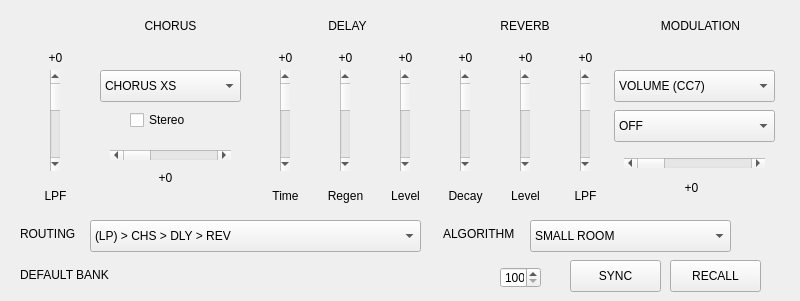
  <widget class="QWidget" name="centralwidget">
   <widget class="QComboBox" name="CONFIGURATION">
    <property name="geometry">
     <rect>
      <x>90</x>
      <y>220</y>
      <width>331</width>
      <height>32</height>
     </rect>
    </property>
    <property name="tabletTracking">
     <bool>true</bool>
    </property>
    <property name="focusPolicy">
     <enum>Qt::ClickFocus</enum>
    </property>
    <property name="toolTip">
     <string>Choose routing, there are some parallel and some sequential algorithms, note that some fx blocks may be disabled for some algorithms</string>
    </property>
    <property name="locale">
     <locale language="English" country="UnitedKingdom"/>
    </property>
    <item>
     <property name="text">
      <string>(LP) &gt; CHS &gt; DLY &gt; REV</string>
     </property>
    </item>
    <item>
     <property name="text">
      <string>(LP) &gt; CHS &gt; DLY   |   (LP) &gt; CHS &gt; REV</string>
     </property>
    </item>
    <item>
     <property name="text">
      <string>(LP) &gt; CHS &gt; REV   |   DLY</string>
     </property>
    </item>
    <item>
     <property name="text">
      <string>(LP) &gt; CHS &gt; REV   |   (LP) &gt; DLY</string>
     </property>
    </item>
    <item>
     <property name="text">
      <string>(LP) &gt; REV   |   CHS &gt; DLY</string>
     </property>
    </item>
    <item>
     <property name="text">
      <string>(LP) &gt; DLY   |   CHS &gt; REV</string>
     </property>
    </item>
    <item>
     <property name="text">
      <string>(LP) &gt; (CHS) &gt; DLY &gt; REV</string>
     </property>
    </item>
    <item>
     <property name="text">
      <string>(LP) &gt; (CHS) &gt; DLY   |   (LP) &gt; (CHS) &gt; REV</string>
     </property>
    </item>
    <item>
     <property name="text">
      <string>(LP) &gt; (CHS) &gt; REV   |   DLY</string>
     </property>
    </item>
    <item>
     <property name="text">
      <string>(LP) &gt; (CHS) &gt; REV   |   (LP) &gt; DLY</string>
     </property>
    </item>
    <item>
     <property name="text">
      <string>(LP) &gt; REV   |   (CHS) &gt; DLY</string>
     </property>
    </item>
    <item>
     <property name="text">
      <string>(LP) &gt; DLY   |   (CHS) &gt; REV</string>
     </property>
    </item>
    <item>
     <property name="text">
      <string>(LP) &gt; DLY &gt; REV   |   CHS</string>
     </property>
    </item>
    <item>
     <property name="text">
      <string>(LP) &gt; CHS &gt; XDLY</string>
     </property>
    </item>
    <item>
     <property name="text">
      <string>(LP) &gt; (CHS) &gt; XDLY</string>
     </property>
    </item>
   </widget>
   <widget class="QComboBox" name="CHRS_TYPE">
    <property name="geometry">
     <rect>
      <x>100</x>
      <y>70</y>
      <width>141</width>
      <height>32</height>
     </rect>
    </property>
    <property name="tabletTracking">
     <bool>true</bool>
    </property>
    <property name="focusPolicy">
     <enum>Qt::ClickFocus</enum>
    </property>
    <property name="toolTip">
     <string>Pitch FX types: choruses and flangers, the sizes mean the depth of effect</string>
    </property>
    <property name="locale">
     <locale language="English" country="UnitedKingdom"/>
    </property>
    <item>
     <property name="text">
      <string>CHORUS XS</string>
     </property>
    </item>
    <item>
     <property name="text">
      <string>CHORUS S</string>
     </property>
    </item>
    <item>
     <property name="text">
      <string>CHORUS M</string>
     </property>
    </item>
    <item>
     <property name="text">
      <string>CHORUS XM</string>
     </property>
    </item>
    <item>
     <property name="text">
      <string>CHORUS L</string>
     </property>
    </item>
    <item>
     <property name="text">
      <string>CHORUS XL</string>
     </property>
    </item>
    <item>
     <property name="text">
      <string>FLANGER XS</string>
     </property>
    </item>
    <item>
     <property name="text">
      <string>FLANGER S</string>
     </property>
    </item>
    <item>
     <property name="text">
      <string>FLANGER M</string>
     </property>
    </item>
    <item>
     <property name="text">
      <string>FLANGER XM</string>
     </property>
    </item>
    <item>
     <property name="text">
      <string>FLANGER L</string>
     </property>
    </item>
    <item>
     <property name="text">
      <string>FLANGER XL</string>
     </property>
    </item>
   </widget>
   <widget class="QCheckBox" name="CHRS_STEREO">
    <property name="geometry">
     <rect>
      <x>130</x>
      <y>110</y>
      <width>85</width>
      <height>20</height>
     </rect>
    </property>
    <property name="tabletTracking">
     <bool>true</bool>
    </property>
    <property name="focusPolicy">
     <enum>Qt::NoFocus</enum>
    </property>
    <property name="toolTip">
     <string>Switch between mono and stereo</string>
    </property>
    <property name="locale">
     <locale language="English" country="UnitedKingdom"/>
    </property>
    <property name="text">
     <string>Stereo</string>
    </property>
   </widget>
   <widget class="QLabel" name="DLY_TIME_T">
    <property name="geometry">
     <rect>
      <x>260</x>
      <y>180</y>
      <width>51</width>
      <height>31</height>
     </rect>
    </property>
    <property name="focusPolicy">
     <enum>Qt::NoFocus</enum>
    </property>
    <property name="toolTip">
     <string>Delay time in ms, note that for some algorithms the max time is 100ms, for others it's 400</string>
    </property>
    <property name="locale">
     <locale language="English" country="UnitedKingdom"/>
    </property>
    <property name="text">
     <string>Time</string>
    </property>
    <property name="alignment">
     <set>Qt::AlignCenter</set>
    </property>
    <property name="wordWrap">
     <bool>true</bool>
    </property>
   </widget>
   <widget class="QScrollBar" name="DLY_TIME">
    <property name="geometry">
     <rect>
      <x>280</x>
      <y>70</y>
      <width>10</width>
      <height>101</height>
     </rect>
    </property>
    <property name="tabletTracking">
     <bool>true</bool>
    </property>
    <property name="focusPolicy">
     <enum>Qt::ClickFocus</enum>
    </property>
    <property name="toolTip">
     <string>Delay time in ms, note that for some algorithms the max time is 100ms, for others it's 400</string>
    </property>
    <property name="locale">
     <locale language="English" country="UnitedKingdom"/>
    </property>
    <property name="minimum">
     <number>1</number>
    </property>
    <property name="maximum">
     <number>100</number>
    </property>
    <property name="orientation">
     <enum>Qt::Vertical</enum>
    </property>
    <property name="invertedAppearance">
     <bool>false</bool>
    </property>
    <property name="invertedControls">
     <bool>false</bool>
    </property>
   </widget>
   <widget class="QLabel" name="DLY_TIME_L">
    <property name="geometry">
     <rect>
      <x>250</x>
      <y>50</y>
      <width>71</width>
      <height>16</height>
     </rect>
    </property>
    <property name="focusPolicy">
     <enum>Qt::NoFocus</enum>
    </property>
    <property name="locale">
     <locale language="English" country="UnitedKingdom"/>
    </property>
    <property name="text">
     <string>+0</string>
    </property>
    <property name="alignment">
     <set>Qt::AlignCenter</set>
    </property>
   </widget>
   <widget class="QLabel" name="REV_MIX_T">
    <property name="geometry">
     <rect>
      <x>500</x>
      <y>180</y>
      <width>51</width>
      <height>31</height>
     </rect>
    </property>
    <property name="focusPolicy">
     <enum>Qt::NoFocus</enum>
    </property>
    <property name="toolTip">
     <string>Reverb level</string>
    </property>
    <property name="locale">
     <locale language="English" country="UnitedKingdom"/>
    </property>
    <property name="text">
     <string>Level</string>
    </property>
    <property name="alignment">
     <set>Qt::AlignCenter</set>
    </property>
    <property name="wordWrap">
     <bool>true</bool>
    </property>
   </widget>
   <widget class="QLabel" name="REV_MIX_L">
    <property name="geometry">
     <rect>
      <x>490</x>
      <y>50</y>
      <width>71</width>
      <height>16</height>
     </rect>
    </property>
    <property name="focusPolicy">
     <enum>Qt::NoFocus</enum>
    </property>
    <property name="locale">
     <locale language="English" country="UnitedKingdom"/>
    </property>
    <property name="text">
     <string>+0</string>
    </property>
    <property name="alignment">
     <set>Qt::AlignCenter</set>
    </property>
   </widget>
   <widget class="QScrollBar" name="REV_MIX">
    <property name="geometry">
     <rect>
      <x>520</x>
      <y>70</y>
      <width>10</width>
      <height>101</height>
     </rect>
    </property>
    <property name="tabletTracking">
     <bool>true</bool>
    </property>
    <property name="focusPolicy">
     <enum>Qt::ClickFocus</enum>
    </property>
    <property name="toolTip">
     <string>Reverb level</string>
    </property>
    <property name="locale">
     <locale language="English" country="UnitedKingdom"/>
    </property>
    <property name="minimum">
     <number>0</number>
    </property>
    <property name="maximum">
     <number>99</number>
    </property>
    <property name="sliderPosition">
     <number>0</number>
    </property>
    <property name="orientation">
     <enum>Qt::Vertical</enum>
    </property>
    <property name="invertedAppearance">
     <bool>false</bool>
    </property>
    <property name="invertedControls">
     <bool>false</bool>
    </property>
   </widget>
   <widget class="QLabel" name="DLY_REGEN_L">
    <property name="geometry">
     <rect>
      <x>310</x>
      <y>50</y>
      <width>71</width>
      <height>16</height>
     </rect>
    </property>
    <property name="focusPolicy">
     <enum>Qt::NoFocus</enum>
    </property>
    <property name="locale">
     <locale language="English" country="UnitedKingdom"/>
    </property>
    <property name="text">
     <string>+0</string>
    </property>
    <property name="alignment">
     <set>Qt::AlignCenter</set>
    </property>
   </widget>
   <widget class="QLabel" name="DLY_REGEN_T">
    <property name="geometry">
     <rect>
      <x>320</x>
      <y>180</y>
      <width>51</width>
      <height>31</height>
     </rect>
    </property>
    <property name="focusPolicy">
     <enum>Qt::NoFocus</enum>
    </property>
    <property name="locale">
     <locale language="English" country="UnitedKingdom"/>
    </property>
    <property name="text">
     <string>Regen</string>
    </property>
    <property name="alignment">
     <set>Qt::AlignCenter</set>
    </property>
    <property name="wordWrap">
     <bool>true</bool>
    </property>
   </widget>
   <widget class="QScrollBar" name="DLY_REGEN">
    <property name="geometry">
     <rect>
      <x>340</x>
      <y>70</y>
      <width>10</width>
      <height>101</height>
     </rect>
    </property>
    <property name="tabletTracking">
     <bool>true</bool>
    </property>
    <property name="focusPolicy">
     <enum>Qt::ClickFocus</enum>
    </property>
    <property name="toolTip">
     <string>Delay feedback amount</string>
    </property>
    <property name="locale">
     <locale language="English" country="UnitedKingdom"/>
    </property>
    <property name="minimum">
     <number>0</number>
    </property>
    <property name="maximum">
     <number>99</number>
    </property>
    <property name="orientation">
     <enum>Qt::Vertical</enum>
    </property>
    <property name="invertedAppearance">
     <bool>false</bool>
    </property>
    <property name="invertedControls">
     <bool>false</bool>
    </property>
   </widget>
   <widget class="QLabel" name="REV_DECAY_L">
    <property name="geometry">
     <rect>
      <x>430</x>
      <y>50</y>
      <width>71</width>
      <height>16</height>
     </rect>
    </property>
    <property name="focusPolicy">
     <enum>Qt::NoFocus</enum>
    </property>
    <property name="locale">
     <locale language="English" country="UnitedKingdom"/>
    </property>
    <property name="text">
     <string>+0</string>
    </property>
    <property name="alignment">
     <set>Qt::AlignCenter</set>
    </property>
   </widget>
   <widget class="QScrollBar" name="REV_DECAY">
    <property name="geometry">
     <rect>
      <x>460</x>
      <y>70</y>
      <width>10</width>
      <height>101</height>
     </rect>
    </property>
    <property name="tabletTracking">
     <bool>true</bool>
    </property>
    <property name="focusPolicy">
     <enum>Qt::ClickFocus</enum>
    </property>
    <property name="toolTip">
     <string>Reverb decay amount</string>
    </property>
    <property name="locale">
     <locale language="English" country="UnitedKingdom"/>
    </property>
    <property name="minimum">
     <number>0</number>
    </property>
    <property name="maximum">
     <number>99</number>
    </property>
    <property name="orientation">
     <enum>Qt::Vertical</enum>
    </property>
    <property name="invertedAppearance">
     <bool>false</bool>
    </property>
    <property name="invertedControls">
     <bool>false</bool>
    </property>
   </widget>
   <widget class="QLabel" name="REV_DECAY_T">
    <property name="geometry">
     <rect>
      <x>440</x>
      <y>180</y>
      <width>51</width>
      <height>31</height>
     </rect>
    </property>
    <property name="focusPolicy">
     <enum>Qt::NoFocus</enum>
    </property>
    <property name="locale">
     <locale language="English" country="UnitedKingdom"/>
    </property>
    <property name="text">
     <string>Decay</string>
    </property>
    <property name="alignment">
     <set>Qt::AlignCenter</set>
    </property>
    <property name="wordWrap">
     <bool>true</bool>
    </property>
   </widget>
   <widget class="QLabel" name="DLY_MIX_T">
    <property name="geometry">
     <rect>
      <x>380</x>
      <y>175</y>
      <width>51</width>
      <height>41</height>
     </rect>
    </property>
    <property name="focusPolicy">
     <enum>Qt::NoFocus</enum>
    </property>
    <property name="locale">
     <locale language="English" country="UnitedKingdom"/>
    </property>
    <property name="text">
     <string>Level</string>
    </property>
    <property name="alignment">
     <set>Qt::AlignCenter</set>
    </property>
    <property name="wordWrap">
     <bool>true</bool>
    </property>
   </widget>
   <widget class="QLabel" name="DLY_MIX_L">
    <property name="geometry">
     <rect>
      <x>370</x>
      <y>50</y>
      <width>71</width>
      <height>16</height>
     </rect>
    </property>
    <property name="focusPolicy">
     <enum>Qt::NoFocus</enum>
    </property>
    <property name="locale">
     <locale language="English" country="UnitedKingdom"/>
    </property>
    <property name="text">
     <string>+0</string>
    </property>
    <property name="alignment">
     <set>Qt::AlignCenter</set>
    </property>
   </widget>
   <widget class="QScrollBar" name="DLY_MIX">
    <property name="geometry">
     <rect>
      <x>400</x>
      <y>70</y>
      <width>10</width>
      <height>101</height>
     </rect>
    </property>
    <property name="tabletTracking">
     <bool>true</bool>
    </property>
    <property name="focusPolicy">
     <enum>Qt::ClickFocus</enum>
    </property>
    <property name="toolTip">
     <string>Delay level</string>
    </property>
    <property name="locale">
     <locale language="English" country="UnitedKingdom"/>
    </property>
    <property name="minimum">
     <number>0</number>
    </property>
    <property name="maximum">
     <number>99</number>
    </property>
    <property name="orientation">
     <enum>Qt::Vertical</enum>
    </property>
    <property name="invertedAppearance">
     <bool>false</bool>
    </property>
    <property name="invertedControls">
     <bool>false</bool>
    </property>
   </widget>
   <widget class="QComboBox" name="REVERB_TYPE">
    <property name="geometry">
     <rect>
      <x>530</x>
      <y>220</y>
      <width>201</width>
      <height>32</height>
     </rect>
    </property>
    <property name="tabletTracking">
     <bool>true</bool>
    </property>
    <property name="focusPolicy">
     <enum>Qt::ClickFocus</enum>
    </property>
    <property name="toolTip">
     <string>Reverb algorithms</string>
    </property>
    <property name="locale">
     <locale language="English" country="UnitedKingdom"/>
    </property>
    <item>
     <property name="text">
      <string>SMALL ROOM</string>
     </property>
    </item>
    <item>
     <property name="text">
      <string>SMALL ROOM DIFF</string>
     </property>
    </item>
    <item>
     <property name="text">
      <string>MEDIUM ROOM</string>
     </property>
    </item>
    <item>
     <property name="text">
      <string>LARGE ROOM</string>
     </property>
    </item>
    <item>
     <property name="text">
      <string>SMALL HALL</string>
     </property>
    </item>
    <item>
     <property name="text">
      <string>SMALL HALL DIFF</string>
     </property>
    </item>
    <item>
     <property name="text">
      <string>MEDIUM HALL</string>
     </property>
    </item>
    <item>
     <property name="text">
      <string>LARGE HALL</string>
     </property>
    </item>
    <item>
     <property name="text">
      <string>MEDIUM CHAMBER</string>
     </property>
    </item>
    <item>
     <property name="text">
      <string>MEDIUM CHAMBER DIFF</string>
     </property>
    </item>
    <item>
     <property name="text">
      <string>LARGE CHAMBER</string>
     </property>
    </item>
    <item>
     <property name="text">
      <string>PERC CHAMBER</string>
     </property>
    </item>
    <item>
     <property name="text">
      <string>PERC PLATE</string>
     </property>
    </item>
    <item>
     <property name="text">
      <string>TIGHT PLATE</string>
     </property>
    </item>
    <item>
     <property name="text">
      <string>SOFT PLATE</string>
     </property>
    </item>
    <item>
     <property name="text">
      <string>VOCAL PLATE</string>
     </property>
    </item>
    <item>
     <property name="text">
      <string>BRIGHT GATE</string>
     </property>
    </item>
    <item>
     <property name="text">
      <string>POWER GATE</string>
     </property>
    </item>
    <item>
     <property name="text">
      <string>MEDIUM REVERSE</string>
     </property>
    </item>
    <item>
     <property name="text">
      <string>SLOW REVERSE</string>
     </property>
    </item>
   </widget>
   <widget class="QLabel" name="IN_EQ_T">
    <property name="geometry">
     <rect>
      <x>30</x>
      <y>180</y>
      <width>51</width>
      <height>31</height>
     </rect>
    </property>
    <property name="focusPolicy">
     <enum>Qt::NoFocus</enum>
    </property>
    <property name="toolTip">
     <string>Input lowpass filter (-3db)</string>
    </property>
    <property name="locale">
     <locale language="English" country="UnitedKingdom"/>
    </property>
    <property name="text">
     <string>LPF</string>
    </property>
    <property name="alignment">
     <set>Qt::AlignCenter</set>
    </property>
    <property name="wordWrap">
     <bool>true</bool>
    </property>
   </widget>
   <widget class="QLabel" name="IN_EQ_L">
    <property name="geometry">
     <rect>
      <x>20</x>
      <y>50</y>
      <width>71</width>
      <height>16</height>
     </rect>
    </property>
    <property name="focusPolicy">
     <enum>Qt::NoFocus</enum>
    </property>
    <property name="locale">
     <locale language="English" country="UnitedKingdom"/>
    </property>
    <property name="text">
     <string>+0</string>
    </property>
    <property name="alignment">
     <set>Qt::AlignCenter</set>
    </property>
   </widget>
   <widget class="QScrollBar" name="IN_EQ">
    <property name="geometry">
     <rect>
      <x>50</x>
      <y>70</y>
      <width>10</width>
      <height>101</height>
     </rect>
    </property>
    <property name="tabletTracking">
     <bool>true</bool>
    </property>
    <property name="focusPolicy">
     <enum>Qt::ClickFocus</enum>
    </property>
    <property name="toolTip">
     <string>Input lowpass filter (-3db)</string>
    </property>
    <property name="toolTipDuration">
     <number>-1</number>
    </property>
    <property name="layoutDirection">
     <enum>Qt::RightToLeft</enum>
    </property>
    <property name="locale">
     <locale language="English" country="UnitedKingdom"/>
    </property>
    <property name="minimum">
     <number>0</number>
    </property>
    <property name="maximum">
     <number>30</number>
    </property>
    <property name="orientation">
     <enum>Qt::Vertical</enum>
    </property>
    <property name="invertedAppearance">
     <bool>false</bool>
    </property>
    <property name="invertedControls">
     <bool>false</bool>
    </property>
   </widget>
   <widget class="QLabel" name="OUT_EQ_T">
    <property name="geometry">
     <rect>
      <x>560</x>
      <y>180</y>
      <width>51</width>
      <height>31</height>
     </rect>
    </property>
    <property name="focusPolicy">
     <enum>Qt::NoFocus</enum>
    </property>
    <property name="toolTip">
     <string>Delay feedback filter or reverb regen filter if the reverb is on</string>
    </property>
    <property name="locale">
     <locale language="English" country="UnitedKingdom"/>
    </property>
    <property name="text">
     <string>LPF</string>
    </property>
    <property name="alignment">
     <set>Qt::AlignCenter</set>
    </property>
    <property name="wordWrap">
     <bool>true</bool>
    </property>
   </widget>
   <widget class="QLabel" name="OUT_EQ_L">
    <property name="geometry">
     <rect>
      <x>550</x>
      <y>50</y>
      <width>71</width>
      <height>16</height>
     </rect>
    </property>
    <property name="focusPolicy">
     <enum>Qt::NoFocus</enum>
    </property>
    <property name="locale">
     <locale language="English" country="UnitedKingdom"/>
    </property>
    <property name="text">
     <string>+0</string>
    </property>
    <property name="alignment">
     <set>Qt::AlignCenter</set>
    </property>
   </widget>
   <widget class="QScrollBar" name="OUT_EQ">
    <property name="geometry">
     <rect>
      <x>580</x>
      <y>70</y>
      <width>10</width>
      <height>101</height>
     </rect>
    </property>
    <property name="tabletTracking">
     <bool>true</bool>
    </property>
    <property name="focusPolicy">
     <enum>Qt::ClickFocus</enum>
    </property>
    <property name="toolTip">
     <string>Delay feedback filter or reverb regen filter if the reverb is on</string>
    </property>
    <property name="locale">
     <locale language="English" country="UnitedKingdom"/>
    </property>
    <property name="minimum">
     <number>0</number>
    </property>
    <property name="maximum">
     <number>30</number>
    </property>
    <property name="orientation">
     <enum>Qt::Vertical</enum>
    </property>
    <property name="invertedAppearance">
     <bool>false</bool>
    </property>
    <property name="invertedControls">
     <bool>false</bool>
    </property>
   </widget>
   <widget class="QComboBox" name="MOD_SOURCE">
    <property name="geometry">
     <rect>
      <x>614</x>
      <y>70</y>
      <width>161</width>
      <height>32</height>
     </rect>
    </property>
    <property name="tabletTracking">
     <bool>true</bool>
    </property>
    <property name="focusPolicy">
     <enum>Qt::ClickFocus</enum>
    </property>
    <property name="toolTip">
     <string>Modulation source</string>
    </property>
    <property name="locale">
     <locale language="English" country="UnitedKingdom"/>
    </property>
    <item>
     <property name="text">
      <string>VOLUME (CC7)</string>
     </property>
    </item>
    <item>
     <property name="text">
      <string>PITCH BEND</string>
     </property>
    </item>
    <item>
     <property name="text">
      <string>MOD WHEEL (CC1)</string>
     </property>
    </item>
    <item>
     <property name="text">
      <string>NOTE NUMBER</string>
     </property>
    </item>
    <item>
     <property name="text">
      <string>VELOCITY</string>
     </property>
    </item>
    <item>
     <property name="text">
      <string>AFTERTOUCH</string>
     </property>
    </item>
    <item>
     <property name="text">
      <string>SUSTAIN PEDAL (CC64)</string>
     </property>
    </item>
    <item>
     <property name="text">
      <string>BREATH</string>
     </property>
    </item>
   </widget>
   <widget class="QComboBox" name="MOD_DEST">
    <property name="geometry">
     <rect>
      <x>614</x>
      <y>110</y>
      <width>161</width>
      <height>32</height>
     </rect>
    </property>
    <property name="tabletTracking">
     <bool>true</bool>
    </property>
    <property name="focusPolicy">
     <enum>Qt::ClickFocus</enum>
    </property>
    <property name="toolTip">
     <string>Modulation destination, note that some destinations may produce artifacts when modulated</string>
    </property>
    <property name="locale">
     <locale language="English" country="UnitedKingdom"/>
    </property>
    <item>
     <property name="text">
      <string>OFF</string>
     </property>
    </item>
    <item>
     <property name="text">
      <string>REV DECAY</string>
     </property>
    </item>
    <item>
     <property name="text">
      <string>DLY TIME</string>
     </property>
    </item>
    <item>
     <property name="text">
      <string>DLY REGEN</string>
     </property>
    </item>
    <item>
     <property name="text">
      <string>CHRS SPEED</string>
     </property>
    </item>
    <item>
     <property name="text">
      <string>REV LEVEL</string>
     </property>
    </item>
    <item>
     <property name="text">
      <string>DLY LEVEl</string>
     </property>
    </item>
   </widget>
   <widget class="QLabel" name="CHORUS_T">
    <property name="geometry">
     <rect>
      <x>80</x>
      <y>6</y>
      <width>181</width>
      <height>40</height>
     </rect>
    </property>
    <property name="focusPolicy">
     <enum>Qt::NoFocus</enum>
    </property>
    <property name="locale">
     <locale language="English" country="UnitedKingdom"/>
    </property>
    <property name="text">
     <string>CHORUS</string>
    </property>
    <property name="alignment">
     <set>Qt::AlignCenter</set>
    </property>
    <property name="wordWrap">
     <bool>true</bool>
    </property>
   </widget>
   <widget class="QLabel" name="DLY_T">
    <property name="geometry">
     <rect>
      <x>257</x>
      <y>10</y>
      <width>181</width>
      <height>31</height>
     </rect>
    </property>
    <property name="focusPolicy">
     <enum>Qt::NoFocus</enum>
    </property>
    <property name="locale">
     <locale language="English" country="UnitedKingdom"/>
    </property>
    <property name="text">
     <string>DELAY</string>
    </property>
    <property name="alignment">
     <set>Qt::AlignCenter</set>
    </property>
    <property name="wordWrap">
     <bool>true</bool>
    </property>
   </widget>
   <widget class="QLabel" name="REV_T">
    <property name="geometry">
     <rect>
      <x>440</x>
      <y>10</y>
      <width>170</width>
      <height>31</height>
     </rect>
    </property>
    <property name="focusPolicy">
     <enum>Qt::NoFocus</enum>
    </property>
    <property name="locale">
     <locale language="English" country="UnitedKingdom"/>
    </property>
    <property name="text">
     <string>REVERB</string>
    </property>
    <property name="alignment">
     <set>Qt::AlignCenter</set>
    </property>
    <property name="wordWrap">
     <bool>true</bool>
    </property>
   </widget>
   <widget class="QLabel" name="MOD_T">
    <property name="geometry">
     <rect>
      <x>610</x>
      <y>10</y>
      <width>181</width>
      <height>31</height>
     </rect>
    </property>
    <property name="focusPolicy">
     <enum>Qt::NoFocus</enum>
    </property>
    <property name="locale">
     <locale language="English" country="UnitedKingdom"/>
    </property>
    <property name="text">
     <string>MODULATION</string>
    </property>
    <property name="alignment">
     <set>Qt::AlignCenter</set>
    </property>
    <property name="wordWrap">
     <bool>true</bool>
    </property>
   </widget>
   <widget class="QScrollBar" name="MOD_AMT">
    <property name="geometry">
     <rect>
      <x>624</x>
      <y>158</y>
      <width>141</width>
      <height>10</height>
     </rect>
    </property>
    <property name="tabletTracking">
     <bool>true</bool>
    </property>
    <property name="focusPolicy">
     <enum>Qt::ClickFocus</enum>
    </property>
    <property name="toolTip">
     <string>Modulation depth</string>
    </property>
    <property name="locale">
     <locale language="English" country="UnitedKingdom"/>
    </property>
    <property name="maximum">
     <number>198</number>
    </property>
    <property name="orientation">
     <enum>Qt::Horizontal</enum>
    </property>
    <property name="invertedAppearance">
     <bool>false</bool>
    </property>
    <property name="invertedControls">
     <bool>false</bool>
    </property>
   </widget>
   <widget class="QLabel" name="MOD_AMT_L">
    <property name="geometry">
     <rect>
      <x>656</x>
      <y>180</y>
      <width>71</width>
      <height>16</height>
     </rect>
    </property>
    <property name="focusPolicy">
     <enum>Qt::NoFocus</enum>
    </property>
    <property name="locale">
     <locale language="English" country="UnitedKingdom"/>
    </property>
    <property name="text">
     <string>+0</string>
    </property>
    <property name="alignment">
     <set>Qt::AlignCenter</set>
    </property>
   </widget>
   <widget class="QScrollBar" name="CHRS_SPEED">
    <property name="geometry">
     <rect>
      <x>110</x>
      <y>150</y>
      <width>121</width>
      <height>10</height>
     </rect>
    </property>
    <property name="tabletTracking">
     <bool>true</bool>
    </property>
    <property name="focusPolicy">
     <enum>Qt::ClickFocus</enum>
    </property>
    <property name="toolTip">
     <string>Chorus / flanger speed</string>
    </property>
    <property name="locale">
     <locale language="English" country="UnitedKingdom"/>
    </property>
    <property name="orientation">
     <enum>Qt::Horizontal</enum>
    </property>
    <property name="invertedAppearance">
     <bool>false</bool>
    </property>
    <property name="invertedControls">
     <bool>false</bool>
    </property>
   </widget>
   <widget class="QLabel" name="CHRS_SPEED_L">
    <property name="geometry">
     <rect>
      <x>130</x>
      <y>170</y>
      <width>71</width>
      <height>16</height>
     </rect>
    </property>
    <property name="focusPolicy">
     <enum>Qt::ClickFocus</enum>
    </property>
    <property name="locale">
     <locale language="English" country="UnitedKingdom"/>
    </property>
    <property name="text">
     <string>+0</string>
    </property>
    <property name="alignment">
     <set>Qt::AlignCenter</set>
    </property>
   </widget>
   <widget class="QLabel" name="PROG_T_2">
    <property name="geometry">
     <rect>
      <x>443</x>
      <y>226</y>
      <width>91</width>
      <height>16</height>
     </rect>
    </property>
    <property name="focusPolicy">
     <enum>Qt::NoFocus</enum>
    </property>
    <property name="toolTip">
     <string>Reverb algorithms</string>
    </property>
    <property name="locale">
     <locale language="English" country="UnitedKingdom"/>
    </property>
    <property name="text">
     <string>ALGORITHM</string>
    </property>
   </widget>
   <widget class="QLabel" name="PROG_T_3">
    <property name="geometry">
     <rect>
      <x>20</x>
      <y>226</y>
      <width>91</width>
      <height>16</height>
     </rect>
    </property>
    <property name="focusPolicy">
     <enum>Qt::NoFocus</enum>
    </property>
    <property name="toolTip">
     <string>Choose routing, there are some parallel and some sequential algorithms, note that some fx blocks may be disabled for some algorithms</string>
    </property>
    <property name="locale">
     <locale language="English" country="UnitedKingdom"/>
    </property>
    <property name="text">
     <string>ROUTING</string>
    </property>
   </widget>
   <widget class="QLabel" name="BANK_PATH">
    <property name="geometry">
     <rect>
      <x>20</x>
      <y>259</y>
      <width>451</width>
      <height>31</height>
     </rect>
    </property>
    <property name="focusPolicy">
     <enum>Qt::NoFocus</enum>
    </property>
    <property name="toolTip">
     <string>Loaded bank path</string>
    </property>
    <property name="locale">
     <locale language="English" country="UnitedKingdom"/>
    </property>
    <property name="text">
     <string>DEFAULT BANK</string>
    </property>
    <property name="alignment">
     <set>Qt::AlignLeading|Qt::AlignLeft|Qt::AlignVCenter</set>
    </property>
    <property name="wordWrap">
     <bool>true</bool>
    </property>
   </widget>
   <widget class="QSpinBox" name="PROGRAM_ID">
    <property name="geometry">
     <rect>
      <x>500</x>
      <y>267</y>
      <width>41</width>
      <height>21</height>
     </rect>
    </property>
    <property name="minimum">
     <number>100</number>
    </property>
    <property name="maximum">
     <number>199</number>
    </property>
   </widget>
   <widget class="QPushButton" name="PROG_RECALL">
    <property name="geometry">
     <rect>
      <x>670</x>
      <y>260</y>
      <width>91</width>
      <height>32</height>
     </rect>
    </property>
    <property name="toolTip">
     <string>Discard the buffer and recall the stored program</string>
    </property>
    <property name="text">
     <string>RECALL</string>
    </property>
   </widget>
   <widget class="QPushButton" name="PROG_SYNC">
    <property name="geometry">
     <rect>
      <x>570</x>
      <y>260</y>
      <width>91</width>
      <height>32</height>
     </rect>
    </property>
    <property name="toolTip">
     <string>Sync buffer to the device, this does not save the program in the program slot</string>
    </property>
    <property name="text">
     <string>SYNC</string>
    </property>
   </widget>
  </widget>
